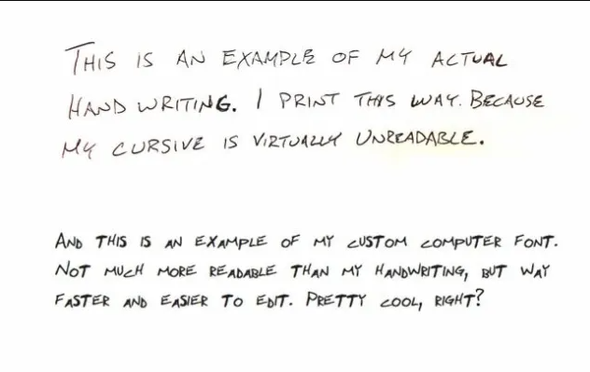
#> input picture lab6/test_image.png, 590 x 372 px
$ jupyter execute lab6.ipynb
#> lines starting #> are read from the running program, lines starting #| are printed output that depends on the picture; after the words box and inside, x2 and y2 are one past the last pixel; in counts of white or black regions, pixels touching at a corner belong together
# Lab 6: Handwritten Character Recognition using Feature Extraction

**Mục tiêu:** Chuyển đổi chữ viết tay sang văn bản sử dụng các đặc trưng toán học (Euler Number, Aspect Ratio, Extent) và Cây quyết định

**Chương trình gồm các bước:**
1. Tiền xử lý ảnh (Grayscale, Binarize, Clean)
2. Phân tách ký tự (Connected Components)
3. Trích xuất đặc trưng từng ký tự
4. Phân loại OCR sử dụng Decision Tree

[cell 1]
import numpy as np
import cv2
import matplotlib.pyplot as plt
from matplotlib.patches import Rectangle
from scipy import ndimage
from skimage import measure
import os

# Setup paths
PROJECT_DIR = os.path.dirname(os.path.abspath('lab6.ipynb'))
IMAGE_DIR = os.path.join(PROJECT_DIR, 'img') if os.path.exists(os.path.join(PROJECT_DIR, 'img')) else PROJECT_DIR
TEST_IMAGE_PATH = os.path.join(PROJECT_DIR, 'test_image.png')

# Configure matplotlib
plt.style.use('default')
np.set_printoptions(precision=2, suppress=True)

## 1. Hàm tải và hiển thị ảnh (Helper Functions)

[cell 2]
def load_image(path):
    """
    Tải ảnh từ file.

    Args:
        path (str): Đường dẫn tới file ảnh

    Returns:
        np.ndarray: Ảnh dưới dạng numpy array (BGR format từ OpenCV)
    """
    if not os.path.exists(path):
        raise FileNotFoundError(f"Không tìm thấy file ảnh: {path}")
    img = cv2.imread(path)
    if img is None:
        raise ValueError(f"Không thể đọc file ảnh: {path}")
    return img


# [73 lines left out: functions imread_gray, save_image, show_image, show_images_side_by_side, not called in this run]

print("✓ Helper functions loaded")

## 2. Hàm tiền xử lý ảnh (Preprocessing)

[cell 3]
def remove_small_components(binary_img, min_area=30, connectivity=8):
    """
    Loại bỏ các connected components có diện tích nhỏ hơn ngưỡng.

    Args:
        binary_img (np.ndarray): Ảnh nhị phân 0/255, chữ là vùng trắng.
        min_area (int): Diện tích nhỏ nhất để giữ lại.
        connectivity (int): Mức liên thông cho connected components.

    Returns:
        tuple[np.ndarray, int]: Ảnh đã lọc và số thành phần được giữ lại.
    """
    binary_mask = (binary_img > 0).astype(np.uint8)
    num_labels, labels, stats, _ = cv2.connectedComponentsWithStats(
        binary_mask, connectivity=connectivity
    )

    cleaned = np.zeros_like(binary_img, dtype=np.uint8)
    kept_count = 0

    for label in range(1, num_labels):
        area = stats[label, cv2.CC_STAT_AREA]
        if area >= min_area:
            cleaned[labels == label] = 255
            kept_count += 1

    return cleaned, kept_count


def preprocess_image(img_path, min_area=15, close_kernel_size=3, use_adaptive=False):
    """
    Tiền xử lý ảnh: Grayscale -> Làm mượt nhẹ -> Threshold -> Làm kín nét chữ -> Lọc nhiễu nhỏ.

    Tương đương MATLAB:
        img = imread(path)
        img_gray = rgb2gray(img)
        img_bw = ~imbinarize(img_gray)
        img_clean = bwareaopen(img_bw, 30)

    Args:
        img_path (str): Đường dẫn tới file ảnh gốc
        min_area (int): Kích thước tối thiểu của các vật thể (pixel²)
        close_kernel_size (int): Kích thước kernel cho phép toán đóng
        use_adaptive (bool): Dùng adaptive threshold thay cho Otsu khi ảnh không đều sáng

    Returns:
        dict: {
            'original': ảnh gốc (BGR),
            'gray': ảnh grayscale,
            'binary': ảnh nhị phân,
            'cleaned': ảnh sau khi dọn rác,
            'removed_small_components': số thành phần nhỏ đã loại bỏ
        }
    """
#> called with img_path = 'lab6/test_image.png', min_area = 30, close_kernel_size = 3, use_adaptive = False
    img = load_image(img_path)
#> in load_image, img is the input picture: shape (372, 590, 3); mean B, G, R 244.7, 245.4, 245.4
    img_gray = cv2.cvtColor(img, cv2.COLOR_BGR2GRAY)
    img_smooth = cv2.GaussianBlur(img_gray, (3, 3), 0)
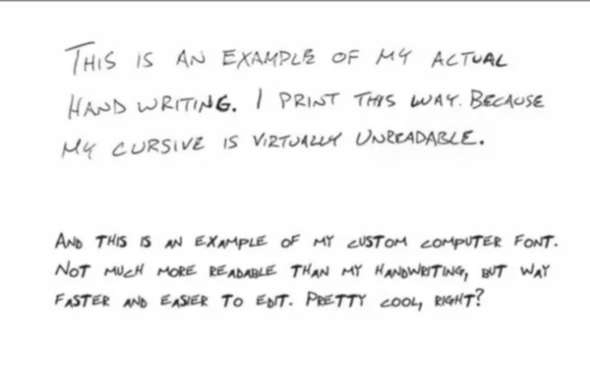
#> img_smooth: shape (372, 590); min 34, max 255, mean 245.5

    if use_adaptive:
        img_binary = cv2.adaptiveThreshold(
            img_smooth,
            255,
            cv2.ADAPTIVE_THRESH_GAUSSIAN_C,
            cv2.THRESH_BINARY,
            31,
            11,
        )
    else:
        _, img_binary = cv2.threshold(
            img_smooth,
            0,
            255,
            cv2.THRESH_BINARY + cv2.THRESH_OTSU,
        )
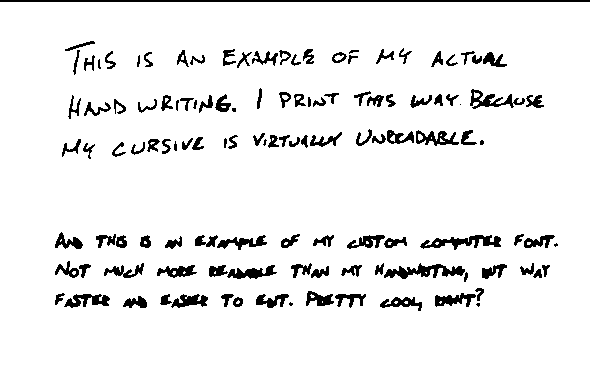
#> img_binary: shape (372, 590); 93.1% white; 122 black regions (7 under 20 px), largest, box (x1, y1, x2, y2) and area: (0, 0, 590, 2) 1180, (384, 263, 465, 279) 601, (420, 235, 501, 250) 550

    img_binary_inv = 255 - img_binary

    if close_kernel_size and close_kernel_size > 1:
        kernel = cv2.getStructuringElement(
            cv2.MORPH_RECT,
            (close_kernel_size, close_kernel_size),
        )
        img_closed = cv2.morphologyEx(img_binary_inv, cv2.MORPH_CLOSE, kernel, iterations=1)
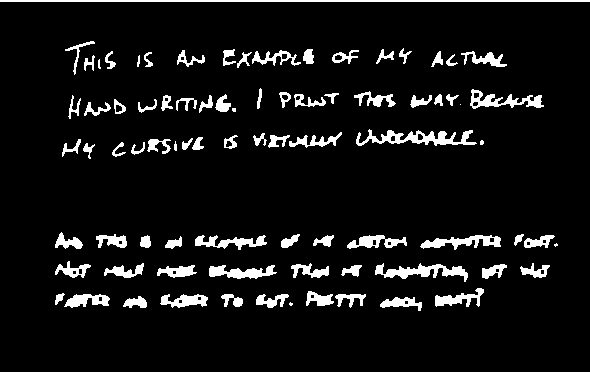
#> img_closed: shape (372, 590); 7.5% white; 83 white regions (5 under 20 px), largest, box (x1, y1, x2, y2) and area: (0, 0, 590, 2) 1180, (356, 129, 477, 146) 908, (375, 263, 468, 282) 750
    else:
        img_closed = img_binary_inv.copy()

    img_cleaned, kept_count = remove_small_components(
        img_closed,
        min_area=min_area,
        connectivity=8,
    )
#> in remove_small_components, `num_labels, labels, stats, _ = cv2.connectedComponentsWithStats( binar..`:
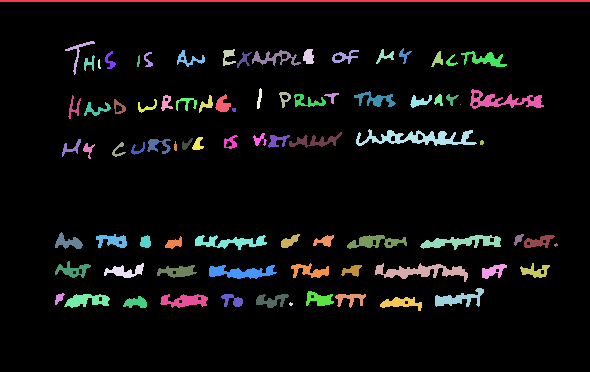
#> labels: shape (372, 590) int32; 84 distinct labels, from 0 to 83; one colour per label, 0 black
#> in remove_small_components, `num_labels, labels, stats, _ = cv2.connectedComponentsWithStats( binar..`: num_labels = 84; stats = 84 rows, first 6: [0, 2, 590, 370, 203115], [0, 0, 590, 2, 1180], [65, 41, 30, 34, 151], [223, 49, 13, 17, 119], [303, 49, 11, 15, 129], [376, 49, 18, 15, 98]
#> the loop in remove_small_components, `for label in range(1, num_labels):` made 83 passes
#> area on passes 1 to 4: 1180, 151, 119, 129
#> after the loop in remove_small_components, `for label in range(1, num_labels):`: kept_count = 75
#> kept_count = 75

    return {
        'original': img,
        'gray': img_gray,
        'binary': img_binary,
        'cleaned': img_cleaned,
        'removed_small_components': kept_count,
    }


print("✓ Preprocessing functions loaded")

## 3. Hàm trích xuất các đặc trưng (Feature Extraction)

[cell 4]
def extract_components(img_binary, min_width=2, min_height=8):
    """
    Tách các ký tự thành connected components (tương đương bwconncomp + regionprops).

    Args:
        img_binary (np.ndarray): Ảnh nhị phân (0-255)
        min_width (int): Chiều rộng tối thiểu
        min_height (int): Chiều cao tối thiểu

    Returns:
        list: Danh sách các thành phần, mỗi thành phần chứa:
              {
                'bbox': (x, y, width, height),
                'euler_number': số Euler,
                'extent': độ đặc,
                'centroid': (cx, cy),
                'area': diện tích,
                'label': nhãn connected component
              }
    """
    # Connected Components Analysis
    labeled = measure.label(img_binary > 128)
    num_objects = labeled.max()

    components = []

    for i in range(1, num_objects + 1):
        component_mask = (labeled == i).astype(np.uint8)

        # Tìm bounding box
        rows = np.any(component_mask, axis=1)
        cols = np.any(component_mask, axis=0)

        if not rows.any() or not cols.any():
            continue

        y_min, y_max = np.where(rows)[0][[0, -1]]
        x_min, x_max = np.where(cols)[0][[0, -1]]

        width = x_max - x_min + 1
        height = y_max - y_min + 1

        # Lọc theo kích thước tối thiểu
        if width < min_width or height < min_height:
            continue

        # Tính các đặc trưng
        area = component_mask.sum()

        # Centroid (trọng tâm)
        coords = np.where(component_mask)
        cy = coords[0].mean()  # Y coordinate
        cx = coords[1].mean()  # X coordinate

        # Extent: tỷ lệ giữa diện tích object và bounding box
        bbox_area = width * height
        extent = area / bbox_area if bbox_area > 0 else 0

        # Euler Number (số lỗ hổng)
        # Tính bằng: χ = 1 - holes = connected_components - holes
        # Sử dụng morphological operations để tính
        euler = measure.euler_number(component_mask)
        holes = 1 - euler  # Số lỗ hổng

        components.append({
            'bbox': (x_min, y_min, width, height),
            'euler_number': euler,
            'holes': holes,
            'extent': extent,
            'centroid': (cx, cy),
            'area': area,
            'label': i
        })

    # Sắp xếp theo vị trí x (từ trái sang phải)
    components.sort(key=lambda c: c['bbox'][0])

    return components


print("✓ Feature extraction functions loaded")

## 4. OCR Classifier: Cây quyết định (Decision Tree)

[cell 5]
def choose_best_ambiguous_character(component):
    """
    Chọn 1 ký tự tốt nhất cho nhóm mơ hồ S/E/C/H bằng heuristic scoring.

    Hàm này không cần dữ liệu huấn luyện; nó chỉ dùng các đặc trưng sẵn có
    để ưu tiên ký tự có hình dáng phù hợp nhất với component hiện tại.
    """
    bbox = component['bbox']
    width = bbox[2]
    height = bbox[3]
    cy = component['centroid'][0]
    extent = component['extent']
    holes = component['holes']

    aspect_ratio = width / height if height > 0 else 0
    bb_cy = bbox[1] + height / 2
    y_offset = (cy - bb_cy) / height if height > 0 else 0

    def bell_score(value, target, tolerance):
        if tolerance <= 0:
            return 0.0
        return max(0.0, 1.0 - abs(value - target) / tolerance)

    candidate_scores = {
        'S': (
            0.40 * bell_score(aspect_ratio, 0.75, 0.40)
            + 0.35 * bell_score(extent, 0.45, 0.20)
            + 0.25 * bell_score(abs(y_offset), 0.00, 0.12)
        ),
        'E': (
            0.45 * bell_score(aspect_ratio, 0.55, 0.25)
            + 0.35 * bell_score(extent, 0.55, 0.20)
            + 0.20 * bell_score(y_offset, -0.03, 0.10)
        ),
        'C': (
            0.45 * bell_score(aspect_ratio, 0.70, 0.35)
            + 0.35 * bell_score(extent, 0.35, 0.18)
            + 0.20 * bell_score(holes, 0.0, 1.0)
        ),
        'H': (
            0.45 * bell_score(aspect_ratio, 0.80, 0.30)
            + 0.35 * bell_score(extent, 0.50, 0.18)
            + 0.20 * bell_score(abs(y_offset), 0.00, 0.10)
        ),
    }

    return max(candidate_scores, key=candidate_scores.get)


def classify_character(component):
    """
    Phân loại ký tự sử dụng Cây quyết định dựa trên các đặc trưng.

    Decision Tree V2.0 (Nâng cấp):
    - Dùng số lỗ hổng (Holes) làm nút gốc
    - Dùng Y-offset (độ lệch trọng tâm theo trục Y)
    - Dùng Extent (độ đặc của hình dạng)
    - Dùng Aspect Ratio (tỷ lệ chiều rộng/cao)

    Args:
        component (dict): Thành phần ký tự với các đặc trưng

    Returns:
        str: Ký tự được dự đoán (A, B, D, E, H, I, M, O, P, S, T, W, hoặc '?')
    """
    bbox = component['bbox']
    width = bbox[2]
    height = bbox[3]
    cy = component['centroid'][0]
    holes = component['holes']
    extent = component['extent']

    # Aspect Ratio
    aspect_ratio = width / height if height > 0 else 0

    # Y-offset chuẩn hóa: (Centroid_Y - BBox_Center_Y) / height
    # Âm = Lệch lên trên, Dương = Lệch xuống dưới
    bb_cy = bbox[1] + height / 2
    y_offset = (cy - bb_cy) / height if height > 0 else 0

    # === DECISION TREE ===
    if holes == 2:
        predicted_char = 'B'

    elif holes == 1:
        # Nhóm 1 lỗ hổng: {A, D, O, P, R}
        if y_offset < -0.06:
            predicted_char = 'P'  # Phần bầu ở trên
        elif y_offset > 0.05:
            predicted_char = 'A'  # Chân bành ra dưới
        else:
            # Trọng tâm ở giữa: phân biệt D vs O
            if extent > 0.65:
                predicted_char = 'D'  # D rất lấp đầu khung
            else:
                predicted_char = 'O'  # O tròn, Extent thấp

    elif holes == 0:
        # Nhóm 0 lỗ hổng
        if aspect_ratio < 0.35:
            predicted_char = 'I'  # Hẹp và dài
        elif aspect_ratio > 1.1:
            predicted_char = 'M'  # Ngang, hoặc W
        else:
            # Thử tách chữ T
            if y_offset < -0.1:
                predicted_char = 'T'  # Gạch ngang ở trên
            else:
                predicted_char = choose_best_ambiguous_character(component)

    else:
        # Holes > 2 hoặc < 0 (hiếm)
        predicted_char = '?'

    return predicted_char


# [15 lines left out: function classify_all_characters, not called in this run]


print("OCR Classifier loaded")

## 5. Hàm hiển thị kết quả (Visualization)

[cell 6]
def visualize_preprocessing(img_dict):
    """
    Hiển thị các bước tiền xử lý.

    Args:
        img_dict (dict): Kết quả từ preprocess_image()
    """
    fig, axes = plt.subplots(2, 2, figsize=(12, 10))

    # Ảnh gốc
    axes[0, 0].imshow(cv2.cvtColor(img_dict['original'], cv2.COLOR_BGR2RGB))
    axes[0, 0].set_title('Original', fontsize=12, fontweight='bold')
    axes[0, 0].axis('off')

    # Grayscale
    axes[0, 1].imshow(img_dict['gray'], cmap='gray')
    axes[0, 1].set_title('Grayscale', fontsize=12, fontweight='bold')
    axes[0, 1].axis('off')

    # Binary
    axes[1, 0].imshow(img_dict['binary'], cmap='gray')
    axes[1, 0].set_title('Binary', fontsize=12, fontweight='bold')
    axes[1, 0].axis('off')

    # Cleaned
    axes[1, 1].imshow(img_dict['cleaned'], cmap='gray')
    axes[1, 1].set_title('Cleaned', fontsize=12, fontweight='bold')
    axes[1, 1].axis('off')

    plt.tight_layout()
    plt.show()


def visualize_components_features(img_original, img_binary, components):
    """
    Hiển thị Bounding Box và các đặc trưng của từng ký tự.

    Args:
        img_original (np.ndarray): Ảnh gốc
        img_binary (np.ndarray): Ảnh nhị phân
        components (list): Danh sách các thành phần
    """
    fig, ax = plt.subplots(figsize=(14, 6))

    # Hiển thị ảnh nhị phân
    ax.imshow(img_binary, cmap='gray')
    ax.set_title('Bounding Box và Số lỗ hổng (Holes) trên từng ký tự',
                 fontsize=13, fontweight='bold')

    # Vẽ bounding box và chú thích số lỗ hổng
    for comp in components:
        x, y, w, h = comp['bbox']
        holes = comp['holes']

        # Vẽ Bounding Box (màu xanh lá cây)
        rect = Rectangle((x, y), w, h, linewidth=1.5,
                        edgecolor='lime', facecolor='none')
        ax.add_patch(rect)

        # In số lỗ hổng phía trên (màu vàng)
        ax.text(x, y - 6, f'Lỗ:{int(holes)}',
               color='yellow', fontsize=10, fontweight='bold',
               bbox=dict(boxstyle='round,pad=0.3', facecolor='black', alpha=0.7))

    ax.axis('off')
    plt.tight_layout()
    plt.show()


def visualize_ocr_results(img_original, components):
    """
    Hiển thị kết quả phân loại OCR: vẽ bounding box và ký tự được dự đoán.

    Args:
        img_original (np.ndarray): Ảnh gốc (BGR)
        components (list): Danh sách các thành phần
    """
    fig, ax = plt.subplots(figsize=(14, 6))

    # Chuyển BGR sang RGB để hiển thị
    img_rgb = cv2.cvtColor(img_original, cv2.COLOR_BGR2RGB)
    ax.imshow(img_rgb)
    ax.set_title('OCR',
                fontsize=13, fontweight='bold')

    recognized_text = ''

    # Vẽ các bounding box và dự đoán
    for comp in components:
        x, y, w, h = comp['bbox']
        predicted_char = classify_character(comp)
        recognized_text += predicted_char

        # Vẽ Bounding Box (màu vàng)
        rect = Rectangle((x, y), w, h, linewidth=1,
                        edgecolor='yellow', facecolor='none')
        ax.add_patch(rect)

        # In ký tự được dự đoán (màu cyan)
        ax.text(x, y - 10, predicted_char,
               color='cyan', fontsize=12, fontweight='bold',
               bbox=dict(boxstyle='round,pad=0.3', facecolor='black', alpha=0.8))

    ax.axis('off')
    plt.tight_layout()
    plt.show()

    return recognized_text


print("Visualization functions loaded")

## 6. Pipeline chính: Chạy OCR trên ảnh test

[cell 7]
# Kiểm tra file ảnh test có tồn tại không
print(f"Test image path: {TEST_IMAGE_PATH}")
print(f"File exists: {os.path.exists(TEST_IMAGE_PATH)}")

if not os.path.exists(TEST_IMAGE_PATH):
    print(f"\n Cảnh báo: Không tìm thấy {TEST_IMAGE_PATH}")
    print("Hãy đảm bảo file 'test_image.png' nằm trong thư mục lab6")
else:
    print(f"\n Tìm thấy file ảnh test\n")

    # Bước 1: Tiền xử lý ảnh
    print("=" * 60)
    print("Tiền xử lý ảnh")
    print("=" * 60)

    img_dict = preprocess_image(TEST_IMAGE_PATH, min_area=30)
#> img_dict = 5 items
    print("Hoàn tất tiền xử lý ảnh")

    # Hiển thị các bước tiền xử lý
    visualize_preprocessing(img_dict)
#> in visualize_preprocessing, `plt.show()`:
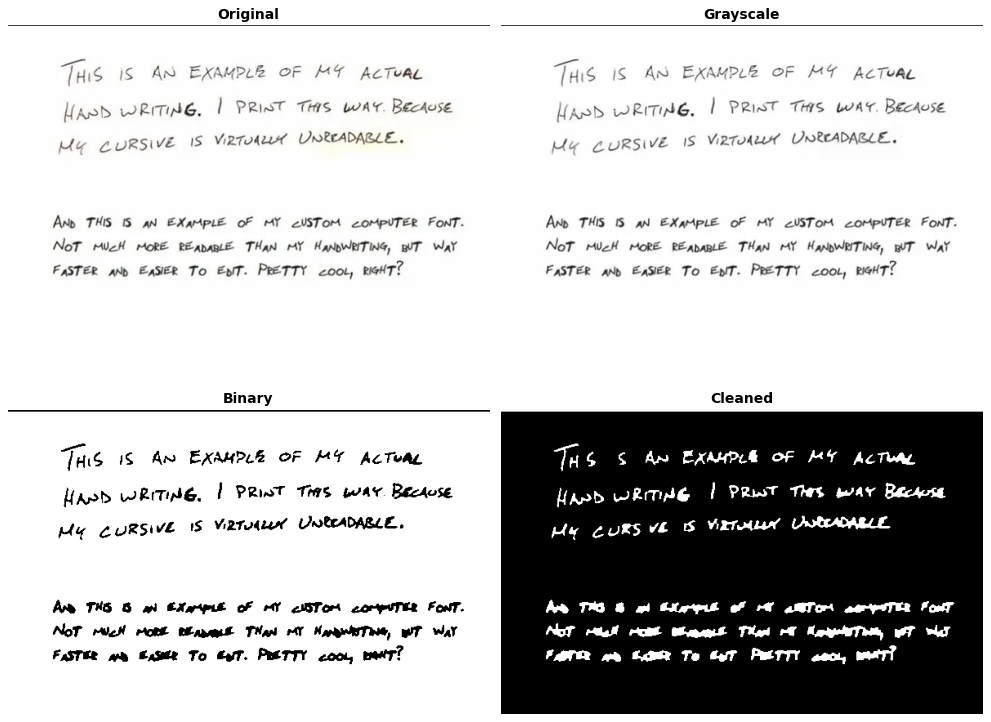
#> figure drawn by matplotlib, 4 panels

    # Bước 2: Phân tách ký tự (Connected Components Analysis)
    print("\n" + "=" * 60)
    print("Connected Components")
    print("=" * 60)

    components = extract_components(img_dict['cleaned'], min_width=2, min_height=8)
#> in extract_components, `labeled = measure.label(img_binary > 128)`:
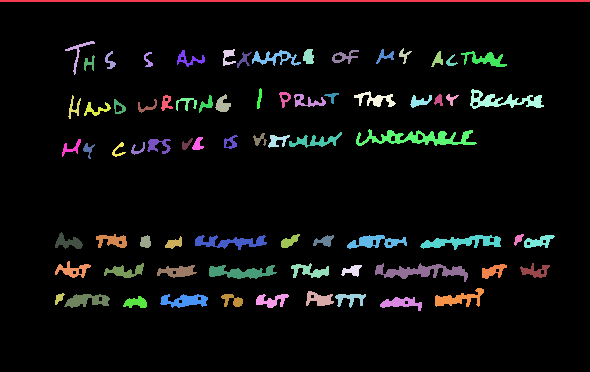
#> labeled: shape (372, 590) int32; 76 distinct labels, from 0 to 75; one colour per label, 0 black
#> in extract_components, `num_objects = labeled.max()`: num_objects = 75
#> the loop in extract_components, `for i in range(1, num_objects + 1):` made 75 passes
#> (y_min, y_max, x_min, x_max, width, height, area, coords) on passes 2 to 4: (41, 74, 65, 94, 30, 34, 151, 151 positions, rows 41 to 74, columns 65 to 94), (48, 63, 399, 411, 13, 16, 70, 70 positions, rows 48 to 63, columns 399 to 411), (49, 65, 223, 235, 13, 17, 119, 119 positions, rows 49 to 65, columns 223 to 235)
#> pass 1, in extract_components, `component_mask = (labeled == i).astype(np.uint8)`:
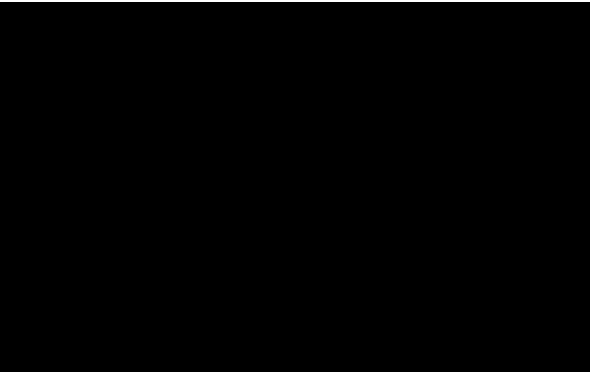
#> component_mask: shape (372, 590); values 0 (black) and 1 (white), 0.54% white; 1 white region, box (x1, y1, x2, y2) and area: (0, 0, 590, 2) 1180
#> after the loop in extract_components, `for i in range(1, num_objects + 1):`:
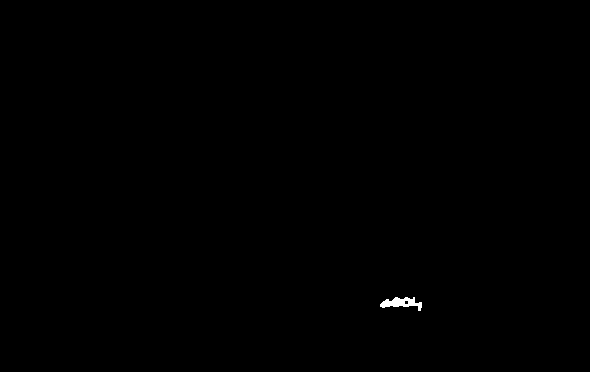
#> component_mask: shape (372, 590); values 0 (black) and 1 (white), 0.14% white; 1 white region, box (x1, y1, x2, y2) and area: (380, 297, 422, 311) 300
    print(f"Tìm thấy {len(components)} ký tự")
#| Tìm thấy 74 ký tự

    # In chi tiết các thành phần
    print("\nChiết tiết các ký tự:")
    print("-" * 80)
    print(f"{'#':<4} {'Position':<15} {'Size':<12} {'Holes':<8} {'Extent':<10} {'Y-Offset':<10}")
    print("-" * 80)

    for i, comp in enumerate(components):
        x, y, w, h = comp['bbox']
        cy = comp['centroid'][0]
        bb_cy = y + h / 2
        y_offset = (cy - bb_cy) / h if h > 0 else 0

        print(f"{i+1:<4} ({x:3d},{y:3d})      {w:3d}x{h:3d}     {int(comp['holes']):<8} {comp['extent']:<10.3f} {y_offset:>10.3f}")
#> this loop made 74 passes
#| 1    ( 55,232)       28x 17     0        0.498         -10.147
#| 2    ( 55,261)       36x 17     2        0.435         -11.595
#> (further printed lines are left out)

    # Bước 3: Hiển thị các đặc trưng
    print("\n" + "=" * 60)
    print("ĐẶC TRƯNG TRÊN ẢNH NHỊ PHÂN")
    print("=" * 60)

    visualize_components_features(img_dict['original'], img_dict['cleaned'], components)
#> the loop in visualize_components_features, `for comp in components:` made 74 passes
#> in visualize_components_features, `plt.show()`:
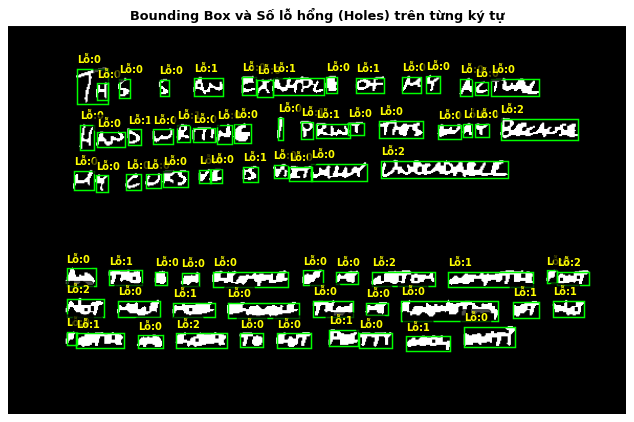
#> figure drawn by matplotlib, 1 panel

    # Bước 4: OCR và hiển thị kết quả
    print("\n" + "=" * 60)
    print("Decision Tree")
    print("=" * 60)

    recognized_text = visualize_ocr_results(img_dict['original'], components)
#> the loop in visualize_ocr_results, `for comp in components:` made 74 passes
#> in visualize_ocr_results, `plt.show()`:
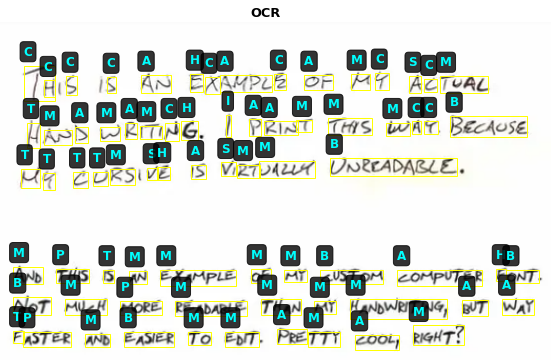
#> figure drawn by matplotlib, 1 panel
